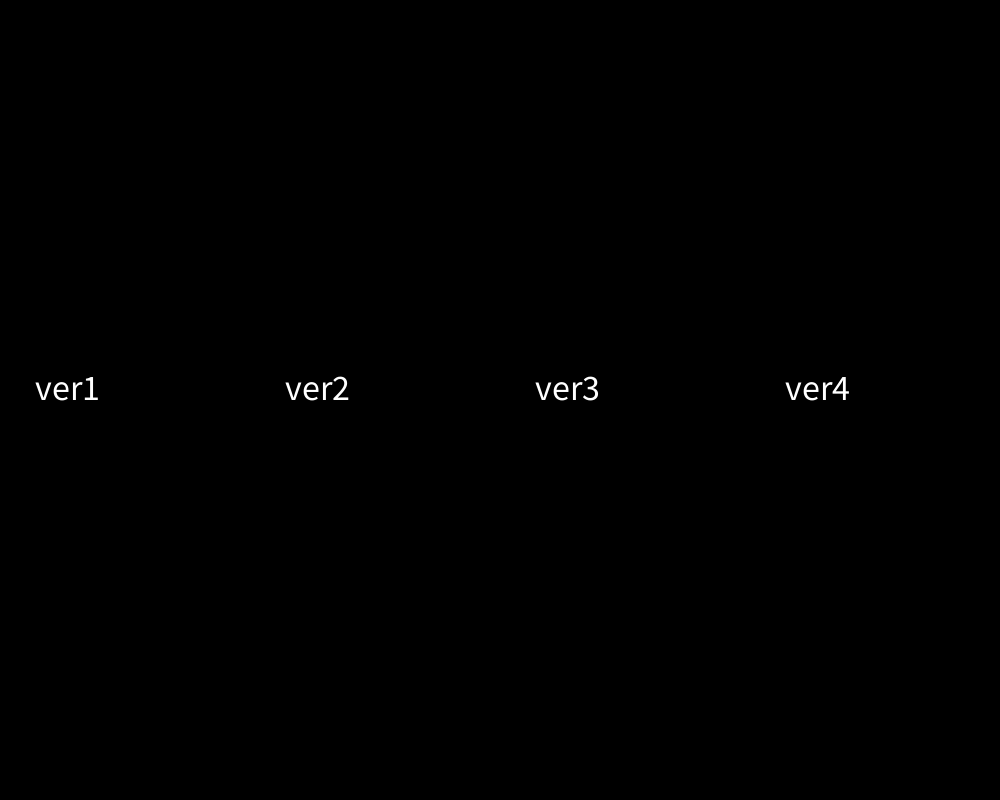
Frame 1 (no input)
Frame 60 (the mouse pressed at the canvas centre just before this capture): identical to frame 1, image omitted
Frame 120 (the mouse held since frame 60 and released just before this capture): identical to frame 1, image omitted

The Processing sketch that drew this single still picture (run headless with seeded random() and noise(); from frame 60 on, the mouse is pressed at the canvas centre):

// Processing sketch: mouseEffect
// ── mouseEffect.pde
float[] xpos = new float[70];
float[] ypos = new float[70];
 
String[] versions = {
  "ver1",
  "ver2",
  "ver3",
  "ver4"
};
 
void setup() {
  size(1000, 800);  
  for ( int i = 0 ; i < xpos.length; i++ ) {
    xpos[i] = 0;
    ypos[i] = 0;
  }
}
 
void draw() {
  background(0);
 
 
  fill(255);
  textSize(36);
  for ( int i = 0; i < versions.length; i++ ) {
    text(versions[i], i*width/4+35, height/2);
  }
 
  //   for (int i = 0; i < width; i++ ) {
  //   float r = map(i, 0, width, 100, 255);
  //   float g = map(i, 0, width, 200, 150);
  //   stroke(r,g,100);
  //   line(i, 0, i, height);
  // }
 
 
  xpos[xpos.length - 1] = mouseX;
  ypos[ypos.length - 1] = mouseY;
 
  for ( int i = 0 ; i < xpos.length-1; i++ ) {
    xpos[i] = xpos[i+1];
    ypos[i] = ypos[i+1];
  }
  noCursor();
  noStroke();
  for (int i = 0 ; i < xpos.length - 1; i++ ) {
 
    if ( mouseX > 0 && mouseX < width/4 ) {
      float b = map(i, 0, xpos.length, 0, 255);
      float sz = map(i, 0, xpos.length, 0, 50);
      //fill(b);
      //ellipse(xpos[i], ypos[i], sz, sz);
      stroke(b); 
      strokeWeight(sz);
      line(xpos[i], ypos[i], xpos[i+1], ypos[i+1]);
    }
    else if (mouseX > width/4 && mouseX < width/2) {
      float r = map(i, 0, xpos.length, 0, 255);
      float g = map(i, 0, xpos.length, 100, 200);
      float b = map(i, 0, xpos.length, 230, 10);
      fill(r, g, b);
      rectMode(CENTER);
      rect(xpos[i], ypos[i], i, 30-i*2,5);
    }
    else if (mouseX > width/2 && mouseX < width - width/4) {
      float b = map(i, 0, xpos.length, 0, 255);
      float r = map(i, 0, xpos.length, 100, 200);
      float g = map(i, 0, xpos.length, 230, 10);
      fill(r, g, b);
      for (int j = 0; j < 10; j++ ) {
        ellipse(xpos[i]+random(-j/2, j/2), ypos[i]+random(-j/2, j/2), i, i);
      }
    }
    else if (mouseX > width-width/4 && mouseX < width) {
      float r = map(i, 0, xpos.length, 0, 255);
      float b = map(i, 0, xpos.length, 100, 200);
      float g = map(i, 0, xpos.length, 230, 10);
      stroke(r, g, b);
      strokeWeight(i/10);
      pushMatrix();
      float rotation = i * 2.65;
      translate(xpos[i], ypos[i]);
      rotate(radians(rotation)); 
      line(-i*200/70, 0, i*200/70, 0);
      popMatrix();
    }
 
    //ellipse(mouseX, mouseY, 25, 25);
  }
}
